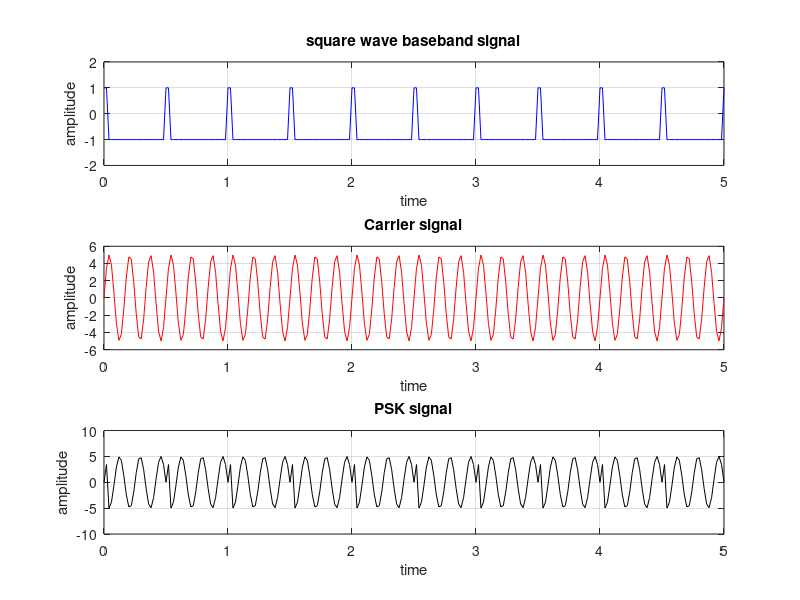

MATLAB code to generate this figure:
clc;
a=1;
t=0:0.02:5;
dutycycle=input('Enter duty cycle: ');
y=a*square(2*pi*2*t,dutycycle);
subplot(3,1,1)
plot(t,y,'b');
grid on;
axis([0 5 -2 2])
xlabel('time');ylabel('amplitude');title('square wave baseband signal');
b=5;
z=b*sin(2*pi*6*t);
subplot(3,1,2)
plot(t,z,'r');
grid on;
axis([0 5 -6 6])
xlabel('time');ylabel('amplitude');title('Carrier signal');
x=y.*z;
subplot(3,1,3)
plot(t,x,'k');
grid on;
axis([0 5 -10 10])
xlabel('time');ylabel('amplitude');title('PSK signal');